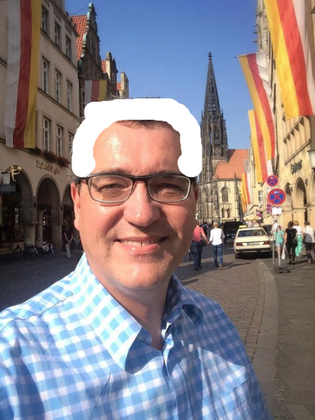
%> input picture impaint/content.png, 315 x 420 px, shrunk from 384 x 512 before the run
$ octave test.m   (GNU Octave 9; MATLAB toolbox functions it lacks are replaced by stand-ins)
%> lines starting %> are read from the running program, lines starting %| are printed output that depends on the picture; in (x1, y1, x2, y2) boxes, pixels count from 0 and x2, y2 are one past the last pixel; in counts of white or black regions, pixels touching at a corner belong together; the program's own positions count from 1
### impaint/inpaint.m
function [inpaintedImg,origImg,fillImg,C,D,fillMovie] = inpaint(imgFilename,fillColor)
%> called with imgFilename = 'content.png', fillColor = [255 255 255]
%INPAINT  Exemplar-based inpainting.
%
% Usage:   [inpaintedImg,origImg,fillImg,C,D,fillMovie] ...
%                = inpaint(imgFilename,fillFilename,fillColor)
% Inputs:
%   imgFilename    Filename of the original image.
%   fillColor      1x3 RGB vector specifying the color used to specify
%                  the fill region.
% Outputs:
%   inpaintedImg   The inpainted image; an MxNx3 matrix of doubles.
%   origImg        The original image; an MxNx3 matrix of doubles.
%   fillImg        The fill region image; an MxNx3 matrix of doubles.
%   C              MxN matrix of confidence values accumulated over all iterations.
%   D              MxN matrix of data term values accumulated over all iterations.
%   fillMovie      A Matlab movie struct depicting the fill region over time.
%
% Example:
%   [i1,i2,i3,c,d,mov] = inpaint('bungee0.png','bungee1.png',[0 255 0]);
%   plotall;           % quick and dirty plotting script
%   close; movie(mov); % grab some popcorn
%
%   author: Sooraj Bhat

warning off MATLAB:divideByZero
[img,fillImg,fillRegion] = loadimgs(imgFilename,fillColor);
%> in loadimgs, img is the input picture: size 420x315x3 uint8; mean R, G, B 138, 130, 135.3
%> in loadimgs, `fillRegion = fillImg(:,:,1)>=fillColor(1)-2 & fillImg(:,:,2)>=fillColo..`:
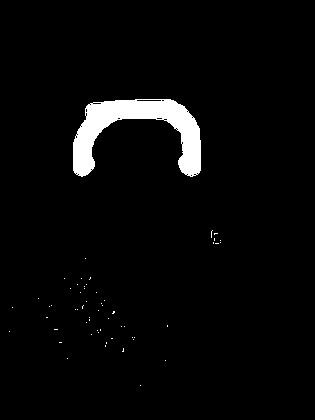
%> fillRegion: size 420x315 logical; 3.3% white; 57 white regions (56 under 20 px), largest, box (x1, y1, x2, y2) and area: (73, 99, 201, 177) 4273
img = double(img);
%> img: size 420x315x3 double
origImg = img;
ind = img2ind(img);
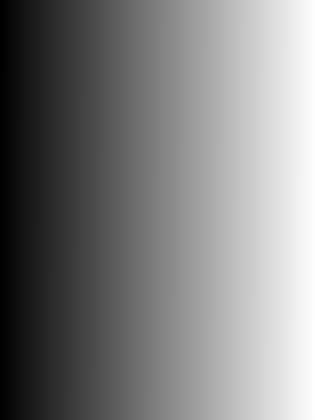
%> ind: size 420x315 double; min 1, max 132300, mean 66150.5; drawn with min black and max white
sz = [size(img,1) size(img,2)];
%> sz = [420 315]
sourceRegion = ~fillRegion;

% Initialize sophote values
[Ix(:,:,3) Iy(:,:,3)] = gradient(img(:,:,3));
[Ix(:,:,2) Iy(:,:,2)] = gradient(img(:,:,2));
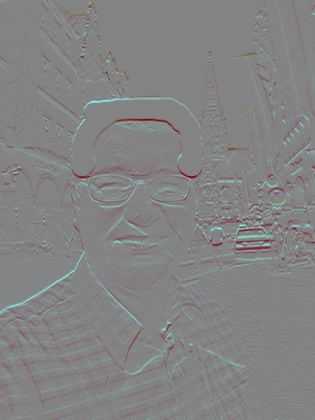
%> Iy: size 420x315x3 double; mean R, G, B 0, 0.1, 0.1; drawn with min black and max white
[Ix(:,:,1) Iy(:,:,1)] = gradient(img(:,:,1));
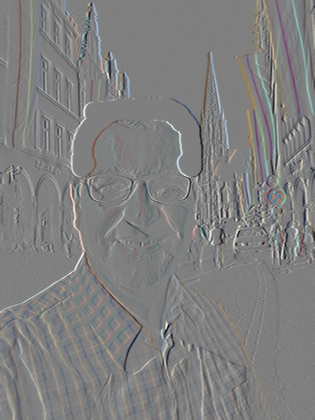
%> Ix: size 420x315x3 double; mean R, G, B 0.1, 0.1, 0; drawn with min black and max white
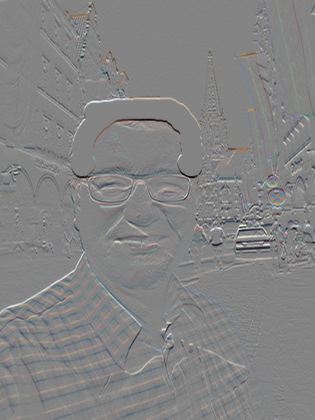
%> Iy: size 420x315x3 double; mean R, G, B 0, 0.1, 0.1; mean of the top-left, top-right, bottom-left and bottom-right quarters 0, 0.1, 0.2, -0.1; drawn with min black and max white
Ix = sum(Ix,3)/(3*255); Iy = sum(Iy,3)/(3*255);
temp = Ix; Ix = -Iy; Iy = temp;  % Rotate gradient 90 degrees
%> after `Ix = -Iy`:
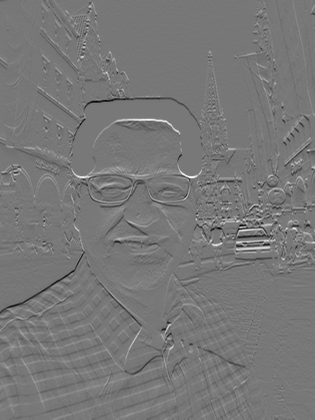
%> Ix: size 420x315 double; min -0.425, max 0.478, mean -0.000164; drawn with min black and max white

% Initialize confidence and data terms
C = double(sourceRegion);
D = repmat(-.1,sz);

% Visualization stuff
if nargout==6
  fillMovie(1).cdata=uint8(img);
  fillMovie(1).colormap=[];
  origImg(1,1,:) = fillColor;
%> origImg: size 420x315x3 double; mean R, G, B 138, 130, 135.3; mean of the top-left, top-right, bottom-left and bottom-right quarters 119.6, 153.7, 156.4, 108.1
  iter = 2;
end

iter=1;
% Seed 'rand' for reproducible results (good for testing)
% state 0 指的是以后产生的随机数都与第一次运行产生的相同
rand('state',0);

% Loop until entire fill region has been covered
while any(fillRegion(:))
  % any(A) 如果A的所有元素为0，则返回False；如果A中存在非0元素，则返回True
  % Find contour & normalized gradients of fill region
  dR = find(conv2(double(fillRegion),[1,1,1;1,-8,1;1,1,1],'same')>0);
%> dR = 1123 values from 3691 to 93064

  [Nx,Ny] = gradient(double(~fillRegion));
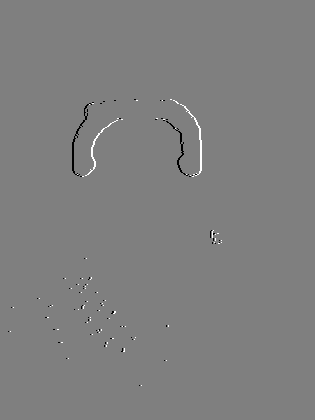
%> Nx: size 420x315 double; min -0.5, max 0.5, mean 0; drawn with min black and max white
  N = [Nx(dR(:)) Ny(dR(:))];
%> N = 1123 rows, first 12: [0 0; -0.5 0; 0 0; 0 -0.5; 0 0.5; 0 0; 0.5 0; 0 0; 0 0; -0.5 0; 0 0; 0 -0.5]
%> the run ends on the next line
  N = normr(N);
  N(~isfinite(N))=0; % handle NaN and Inf

  % Compute confidences along the fill front
  for k=dR'
    Hp = getpatch(sz,k);
    q = Hp(~(fillRegion(Hp)));
    C(k) = sum(C(q))/numel(Hp);
  end

  % Compute patch priorities = confidence term * data term
  D(dR) = abs(Ix(dR).*N(:,1)+Iy(dR).*N(:,2)) + 0.001;
  priorities = C(dR).* D(dR);

  % Find patch with maximum priority, Hp
  [unused,ndx] = max(priorities(:));
  p = dR(ndx(1));
  [Hp,rows,cols] = getpatch(sz,p);
  toFill = fillRegion(Hp);

  % Find exemplar that minimizes error, Hq
  Hq = bestexemplar(img,img(rows,cols,:),toFill',sourceRegion);

  % Update fill region
  fillRegion(Hp(toFill)) = false;

  % Propagate confidence & isophote values
  C(Hp(toFill))  = C(p);
  Ix(Hp(toFill)) = Ix(Hq(toFill));
  Iy(Hp(toFill)) = Iy(Hq(toFill));

  % Copy image data from Hq to Hp
  ind(Hp(toFill)) = ind(Hq(toFill));
  img(rows,cols,:) = ind2img(ind(rows,cols),origImg);

  % Visualization stuff
  if nargout==6
    ind2 = ind;
    ind2(fillRegion) = 1;
    fillMovie(iter).cdata=uint8(ind2img(ind2,origImg));
    fillMovie(iter).colormap=[];
  end
  iter = iter+1;
end

inpaintedImg=img;


%---------------------------------------------------------------------
% Scans over the entire image (with a sliding window)
% for the exemplar with the lowest error. Calls a MEX function.
%---------------------------------------------------------------------
% [4 lines left out: function bestexemplar, not called in this run]


%---------------------------------------------------------------------
% 返回以像素为中心的9x9补丁的索引。
%---------------------------------------------------------------------
% [8 lines left out: function getpatch, not called in this run]


%---------------------------------------------------------------------
% Converts the (rows,cols) subscript-style indices to Matlab index-style
% indices.  Unforunately, 'sub2ind' cannot be used for this.
%---------------------------------------------------------------------
% [4 lines left out: function sub2ndx, not called in this run]


%---------------------------------------------------------------------
% 将索引图像转换为RGB图像,使用“img”作为彩色映射
%---------------------------------------------------------------------
function img2 = ind2img(ind,img)
for i=3:-1:1, temp=img(:,:,i); img2(:,:,i)=temp(ind); end;


%---------------------------------------------------------------------
% 把RGB图像变成索引图像
%---------------------------------------------------------------------
function ind = img2ind(img)
s=size(img); ind=reshape(1:s(1)*s(2),s(1),s(2));


%---------------------------------------------------------------------
%确定填充区域
%---------------------------------------------------------------------
function [img,fillImg,fillRegion] = loadimgs(imgFilename,fillColor)
%imgFilename 无空洞的图像
%fillFilename 有空洞的图像
%fillColor 空洞颜色
%fillRegion 对fillImg中的空洞进行逻辑判断
img = imread(imgFilename); fillImg = img;
fillRegion = fillImg(:,:,1)>=fillColor(1)-2 & fillImg(:,:,2)>=fillColor(2)-2 & fillImg(:,:,3)>=fillColor(3)-2;

### impaint/test.m
clear;
clc;
tic
[i1,i2,i3,c,d,mov] = inpaint('content.png',[255 255 255]);
